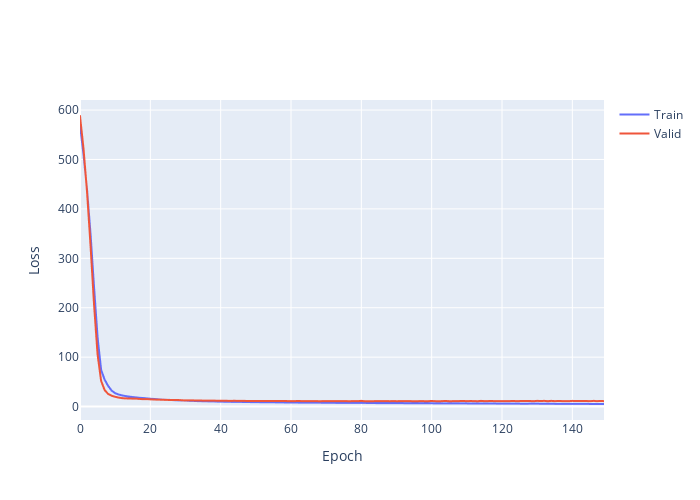

The notebook cell saved with this chart:
### Markdown cell above
By plotting both loss and mean average error, we can see that our model was capable of learning patterns in our data without overfitting taking place (as shown by the validation set curves):

### Code cell
fig = go.Figure()
fig.add_trace(go.Scattergl(y=history.history['loss'], name='Train'))
fig.add_trace(go.Scattergl(y=history.history['val_loss'], name='Valid'))

fig.update_layout(height=500, width=700,
                  xaxis_title='Epoch',
                  yaxis_title='Loss')
fig.show()

### Figure 1 — Plotly figure (JSON) as saved in the notebook; plotly's stock layout.template omitted (floating-point values rounded to 4 significant figures; data arrays with more than 128 entries replaced by an {"elided": "..."} marker saying what was removed)
{"data": [{"name": "Train", "type": "scattergl", "y": {"elided": "150 float values"}}, {"name": "Valid", "type": "scattergl", "y": {"elided": "150 float values"}}], "layout": {"height": 500, "width": 700, "xaxis": {"title": {"text": "Epoch"}}, "yaxis": {"title": {"text": "Loss"}}}}
